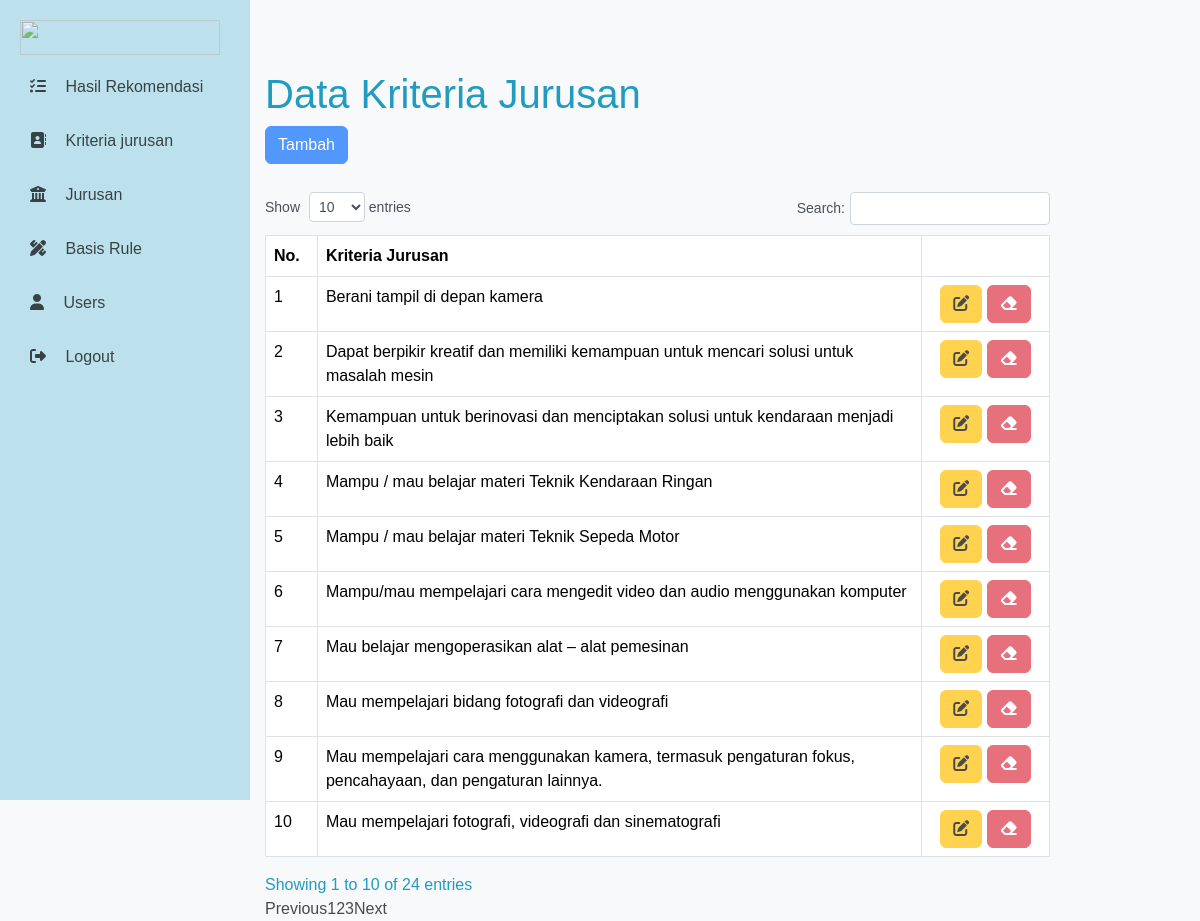
Screenshot of /dashboard.php?page=kriteria (signed in) with the database file from the repository.
### tables this page shows
CREATE TABLE `kriteria` (
  `id_kriteria` int(11) NOT NULL,
  `kriteria` varchar(200) NOT NULL
);

### view-kriteria.php (the view, shortened to what this page needs)
    <body>
        <div class="text-primer">
            <h2 class="display-6">Data Kriteria Jurusan</h2>
            <a class="btn btn-primary mb-2" href="?page=kriteria&action=tambah">Tambah</a>
        </div>
        <table class="table table-bordered teks" id="myTable">
            <thead>
            <tr>
                <th width="70px">No.</th>
                <th width="650px">Kriteria Jurusan</th>
                <th width="150px"></th>
            </tr>
            </thead>
        <tbody>
    <?php
        $no=1;
        $sql = "SELECT*FROM kriteria ORDER BY kriteria";
        $result = $conn->query($sql);
        while($row = $result->fetch_assoc()) {
    ?>
        <tr>
            <td><?php echo $no++; ?></td>
            <td><?php echo $row['kriteria']; ?></td>
            <td align="center">
                <a class="btn btn-warning" href="?page=kriteria&action=update&id=<?php echo $row['id_kriteria']; ?>">
                    <i class="fas fa-edit"></i>
                </a>
                <a onclick="return confirm('Yakin menghapus data ini ?')" class="btn btn-danger" href="?page=kriteria&action=hapus&id=<?php echo $row['id_kriteria']; ?>">
                    <i class="fas fa-eraser"></i>
                </a>
            </td>
        </tr>
        <?php
            }
        ?>
    </tbody>
    </table>
</body>

### dashboard.css (style rules this page uses)
body { margin: 0; font-family: Arial, sans-serif; background-color: #f8f9fa; color: #219BC0; display: flex; height: 100vh; }
a { color: #000000; opacity: 70%; text-decoration: none; }

### rows the page displays
kriteria: kriteria "Berani tampil di depan kamera"
kriteria: kriteria "Dapat berpikir kreatif dan memiliki kemampuan untuk mencari solusi untuk masalah mesin"
kriteria: kriteria "Kemampuan untuk berinovasi dan menciptakan solusi untuk kendaraan menjadi lebih baik"
kriteria: kriteria "Mampu / mau belajar materi Teknik Kendaraan Ringan"
kriteria: kriteria "Mampu / mau belajar materi Teknik Sepeda Motor"
kriteria: kriteria "Mampu/mau mempelajari cara mengedit video dan audio menggunakan komputer"
kriteria: kriteria "Mau belajar mengoperasikan alat – alat pemesinan"
kriteria: kriteria "Mau mempelajari bidang fotografi dan videografi"
kriteria: kriteria "Mau mempelajari cara menggunakan kamera, termasuk pengaturan fokus, pencahayaan, dan pengaturan lainnya."
kriteria: kriteria "Mau mempelajari fotografi, videografi dan sinematografi"
